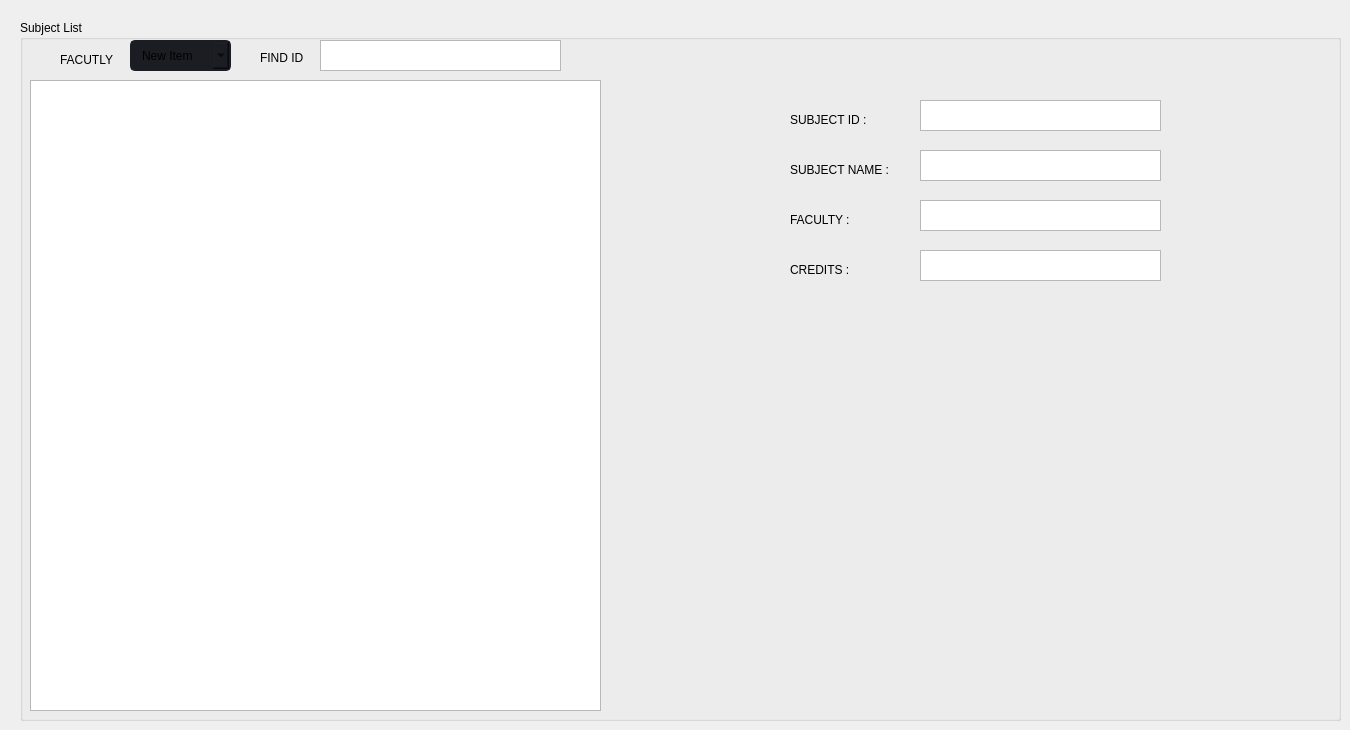
        <widget class="QWidget" name="Subject">
         <widget class="QGroupBox" name="groupBox_10">
          <property name="geometry">
           <rect>
            <x>20</x>
            <y>20</y>
            <width>1321</width>
            <height>701</height>
           </rect>
          </property>
          <property name="title">
           <string>Subject List</string>
          </property>
          <widget class="QComboBox" name="cbo_Faculty_6">
           <property name="geometry">
            <rect>
             <x>110</x>
             <y>20</y>
             <width>101</width>
             <height>31</height>
            </rect>
           </property>
           <property name="styleSheet">
            <string notr="true">QComboBox{
	background-color: rgb(27, 29, 35);
	border-radius: 5px;
	border: 2px solid rgb(27, 29, 35);
	padding: 5px;
	padding-left: 10px;
}
QComboBox:hover{
	border: 2px solid rgb(64, 71, 88);
}
QComboBox QAbstractItemView {
	color: rgb(85, 170, 255);	
	background-color: rgb(27, 29, 35);
	padding: 10px;
	selection-background-color: rgb(39, 44, 54);
}</string>
           </property>
           <item>
            <property name="text">
             <string>New Item</string>
            </property>
           </item>
           <item>
            <property name="text">
             <string>New Item</string>
            </property>
           </item>
           <item>
            <property name="text">
             <string>New Item</string>
            </property>
           </item>
           <item>
            <property name="text">
             <string>New Item</string>
            </property>
           </item>
          </widget>
          <widget class="QTextBrowser" name="txt_Count_21">
           <property name="geometry">
            <rect>
             <x>300</x>
             <y>20</y>
             <width>241</width>
             <height>31</height>
            </rect>
           </property>
          </widget>
          <widget class="QLabel" name="label_9">
           <property name="geometry">
            <rect>
             <x>240</x>
             <y>30</y>
             <width>55</width>
             <height>16</height>
            </rect>
           </property>
           <property name="styleSheet">
            <string notr="true">border: 0px solid ;
</string>
           </property>
           <property name="text">
            <string>FIND ID</string>
           </property>
          </widget>
          <widget class="QLabel" name="label_40">
           <property name="geometry">
            <rect>
             <x>40</x>
             <y>30</y>
             <width>71</width>
             <height>20</height>
            </rect>
           </property>
           <property name="styleSheet">
            <string notr="true">border: 0px solid</string>
           </property>
           <property name="text">
            <string>FACUTLY</string>
           </property>
          </widget>
          <widget class="QTableWidget" name="tableWidget_7">
           <property name="geometry">
            <rect>
             <x>10</x>
             <y>60</y>
             <width>571</width>
             <height>631</height>
            </rect>
           </property>
          </widget>
          <widget class="QTextBrowser" name="txt_Count_22">
           <property name="geometry">
            <rect>
             <x>900</x>
             <y>80</y>
             <width>241</width>
             <height>31</height>
            </rect>
           </property>
          </widget>
          <widget class="QLabel" name="label_41">
           <property name="geometry">
            <rect>
             <x>770</x>
             <y>90</y>
             <width>91</width>
             <height>20</height>
            </rect>
           </property>
           <property name="styleSheet">
            <string notr="true">border: 0px solid ;
</string>
           </property>
           <property name="text">
            <string>SUBJECT ID :</string>
           </property>
          </widget>
          <widget class="QTextBrowser" name="txt_Count_23">
           <property name="geometry">
            <rect>
             <x>900</x>
             <y>180</y>
             <width>241</width>
             <height>31</height>
            </rect>
           </property>
          </widget>
          <widget class="QLabel" name="label_42">
           <property name="geometry">
            <rect>
             <x>770</x>
             <y>190</y>
             <width>71</width>
             <height>20</height>
            </rect>
           </property>
           <property name="styleSheet">
            <string notr="true">border: 0px solid ;
</string>
           </property>
           <property name="text">
            <string>FACULTY :</string>
           </property>
          </widget>
          <widget class="QLabel" name="label_43">
           <property name="geometry">
            <rect>
             <x>770</x>
             <y>140</y>
             <width>111</width>
             <height>20</height>
            </rect>
           </property>
           <property name="styleSheet">
            <string notr="true">border: 0px solid ;
</string>
           </property>
           <property name="text">
            <string>SUBJECT NAME :</string>
           </property>
          </widget>
          <widget class="QTextBrowser" name="txt_Count_24">
           <property name="geometry">
            <rect>
             <x>900</x>
             <y>130</y>
             <width>241</width>
             <height>31</height>
            </rect>
           </property>
          </widget>
          <widget class="QLabel" name="label_44">
           <property name="geometry">
            <rect>
             <x>770</x>
             <y>240</y>
             <width>71</width>
             <height>20</height>
            </rect>
           </property>
           <property name="styleSheet">
            <string notr="true">border: 0px solid ;
</string>
           </property>
           <property name="text">
            <string>CREDITS :</string>
           </property>
          </widget>
          <widget class="QTextBrowser" name="txt_Count_25">
           <property name="geometry">
            <rect>
             <x>900</x>
             <y>230</y>
             <width>241</width>
             <height>31</height>
            </rect>
           </property>
          </widget>
         </widget>
        </widget>
